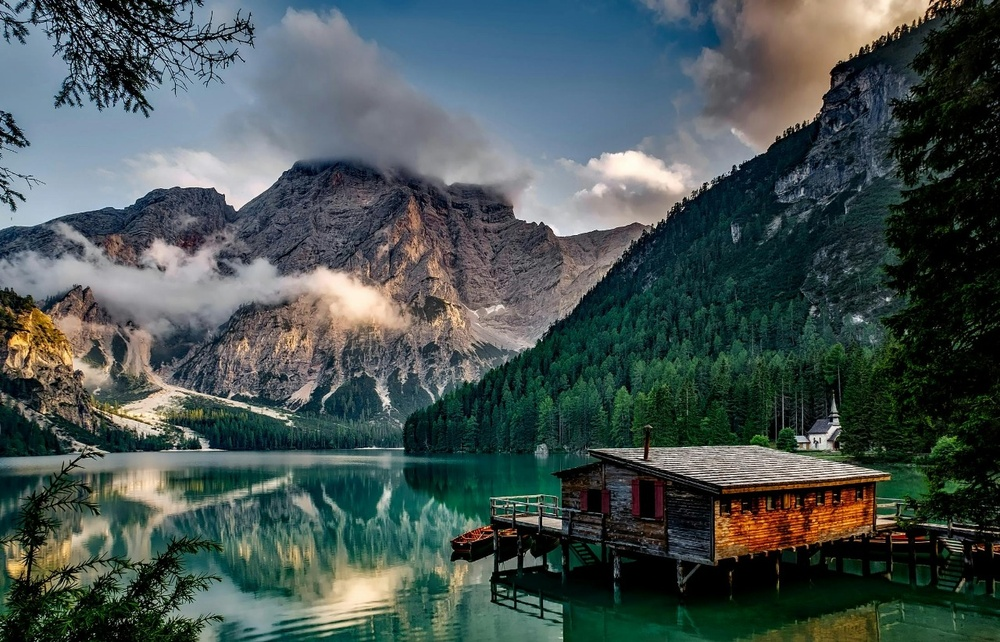
#> input picture assets/images/mountain.jpeg, 1000 x 642 px, shrunk from 1280 x 822 before the run
$ python 18-gradents.py
#> lines starting #> are read from the running program, lines starting #| are printed output that depends on the picture; after the words box and inside, x2 and y2 are one past the last pixel; in counts of white or black regions, pixels touching at a corner belong together
import cv2 as cv
import matplotlib.pyplot as plt
import numpy as np

img = cv.imread("assets/images/mountain.jpeg")
#> img is the input picture: shape (642, 1000, 3); mean B, G, R 82.4, 83.9, 71.3
cv.imshow("Cats",img)

gray = cv.cvtColor(img,cv.COLOR_BGR2GRAY)
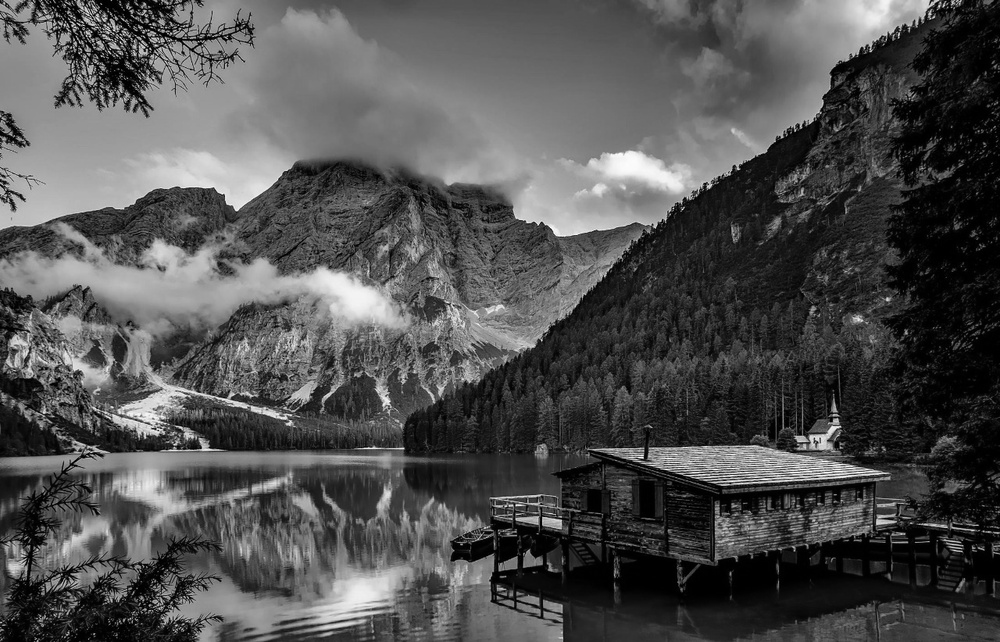
#> gray: shape (642, 1000); min 0, max 255, mean 80
cv.imshow('Gray',gray)

#Laplacian
lap = cv.Laplacian(img,cv.CV_64F)
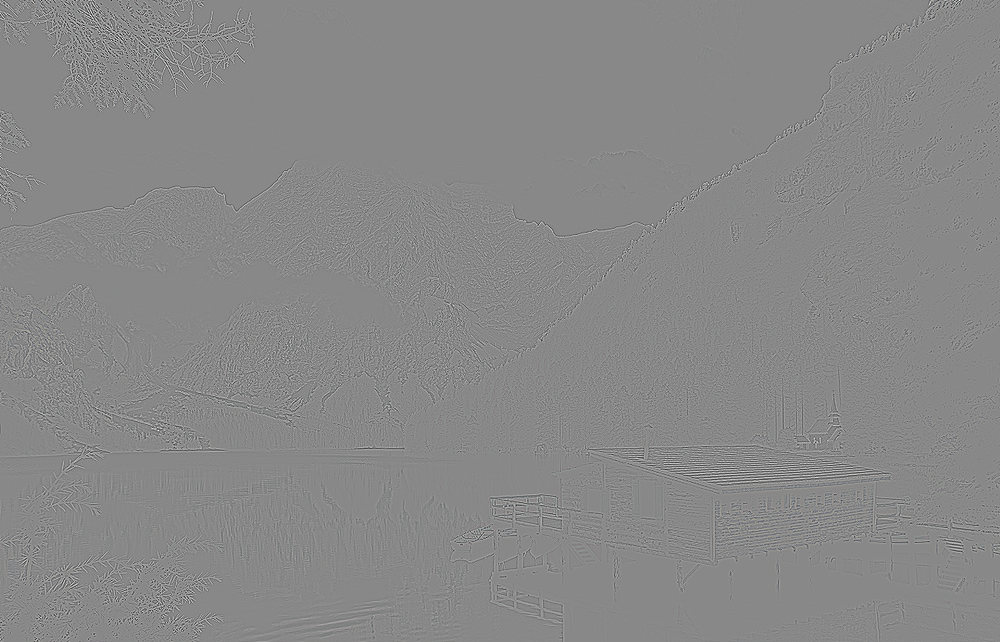
#> lap: shape (642, 1000, 3) float64; mean B, G, R 0, 0, 0; drawn with min black and max white
lap = np.uint8(np.absolute(lap))
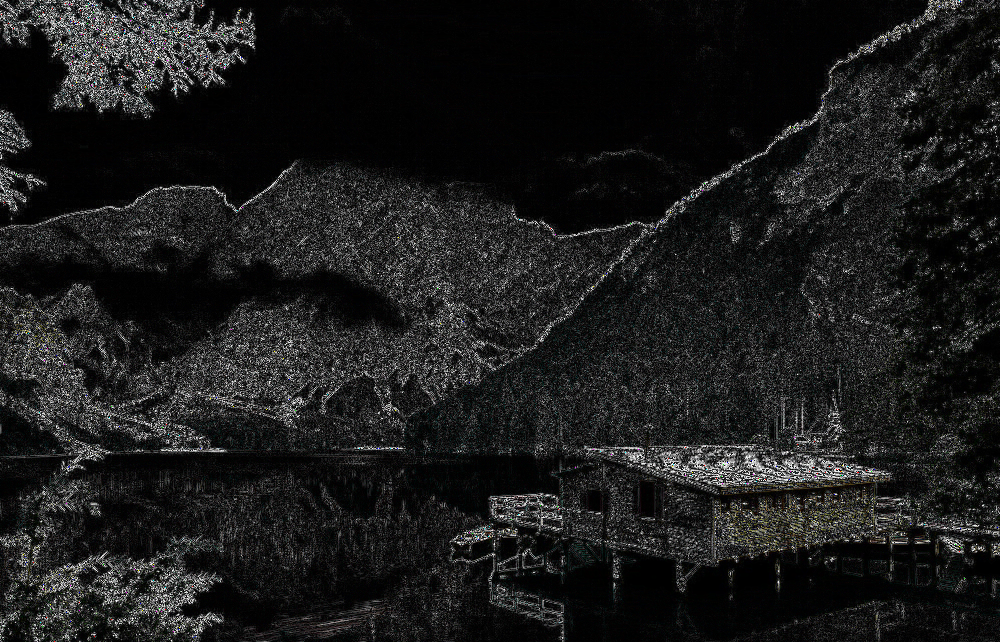
#> lap: shape (642, 1000, 3); mean B, G, R 27.2, 27.5, 27.2

cv.imshow('Laplacian',lap)

sobelx = cv.Sobel(gray, cv.CV_64F, 1, 0)
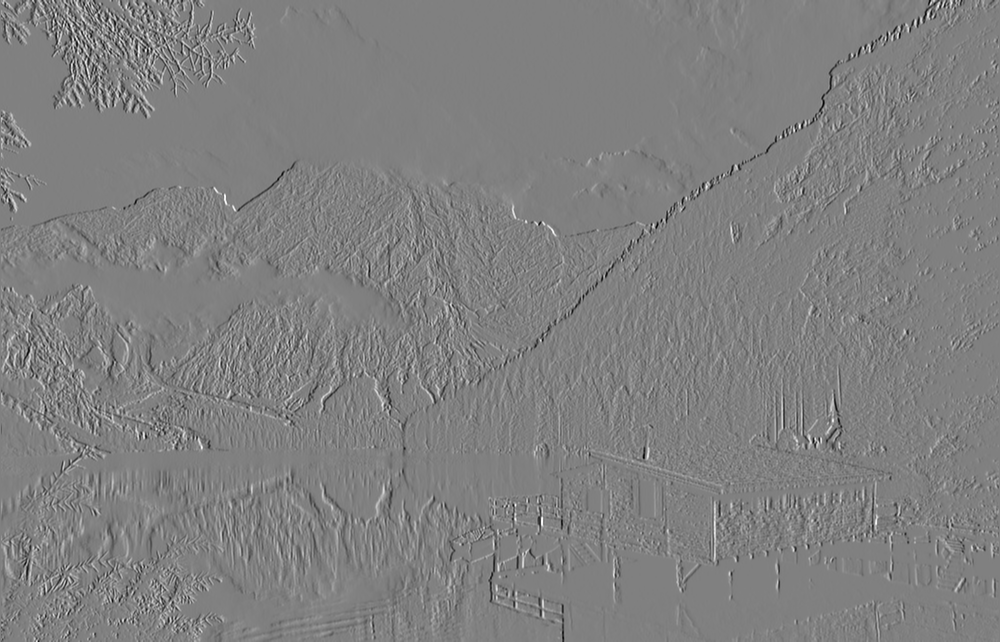
#> sobelx: shape (642, 1000) float64; min -753, max 743, mean -0.5; drawn with min black and max white
sobely = cv.Sobel(gray, cv.CV_64F, 1, 0)
combined_sobel = cv.bitwise_or(sobelx, sobely)

cv.imshow("sobelx", sobelx)
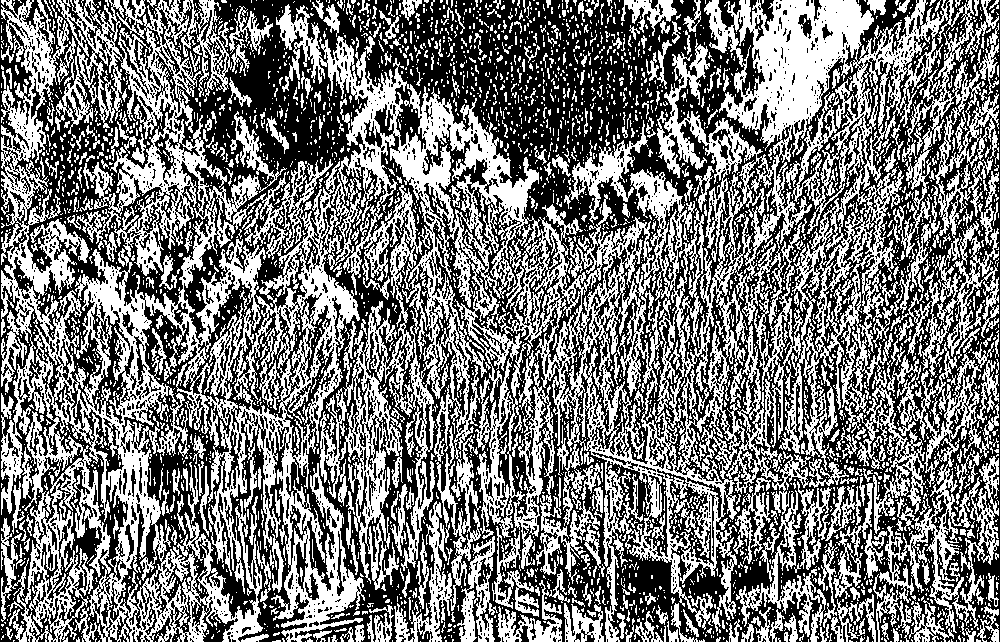
#> window 'sobelx': shape (642, 1000); 47.1% white; 3747 white regions (3247 under 20 px), largest, box (x1, y1, x2, y2) and area: (1, 0, 999, 642) 232599, (736, 490, 826, 642) 2498, (564, 120, 648, 225) 1999
cv.imshow("sobely", sobely)
cv.imshow("combined_sobel", combined_sobel)

cany = cv.Canny(gray, 150, 175)
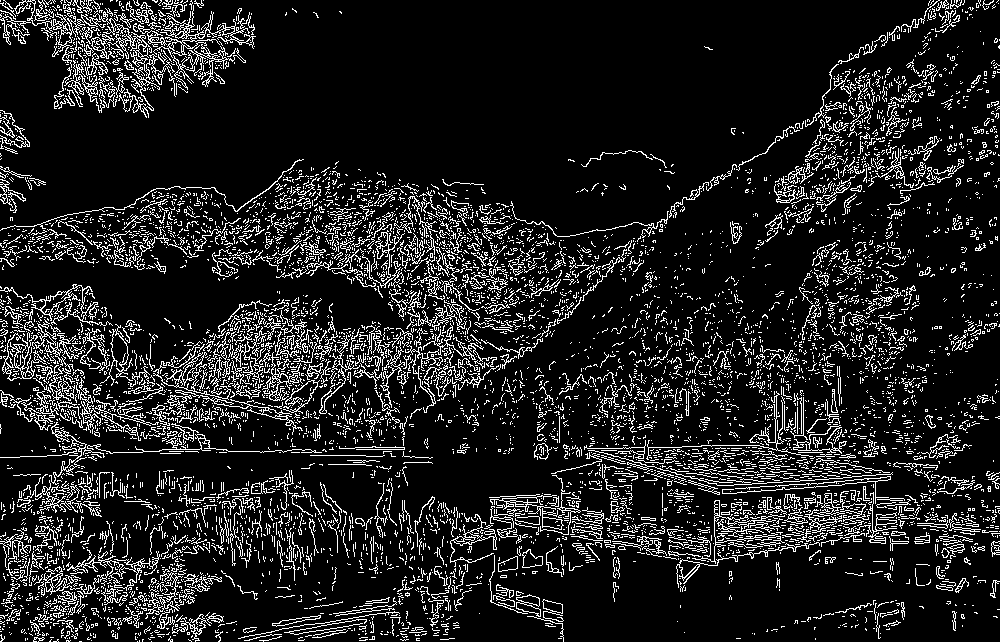
#> cany: shape (642, 1000); 12.6% white in thin lines or dots
cv.imshow("cany", cany)

cv.waitKey(0)
